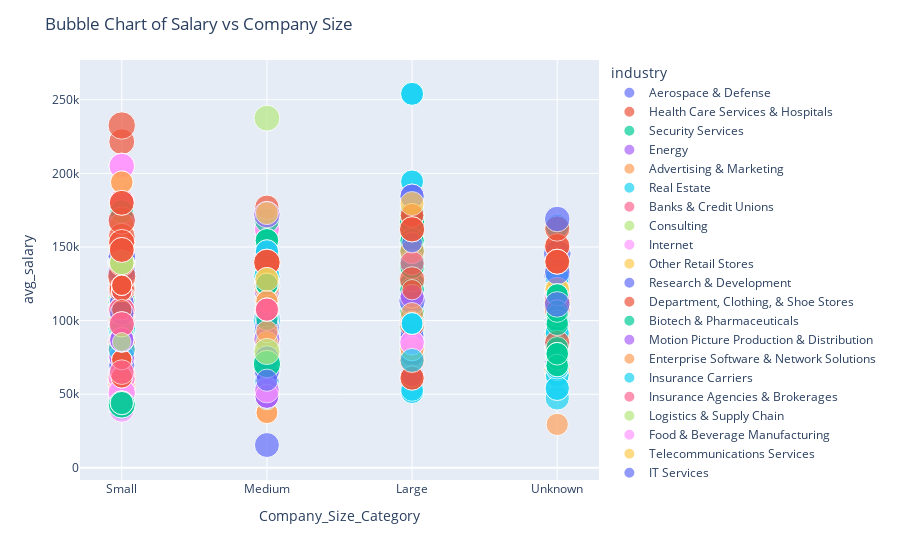

Here is the notebook cell this chart was saved with:
### Markdown cell above
3. Will the gained insights help creating a positive business impact?
Ans-> yes

### Code cell
fig = px.scatter(
	df,
	x="Company_Size_Category",
	y="avg_salary",
	size="rating",
	color="industry"
)
fig.update_layout(title="Bubble Chart of Salary vs Company Size")
fig.show()
